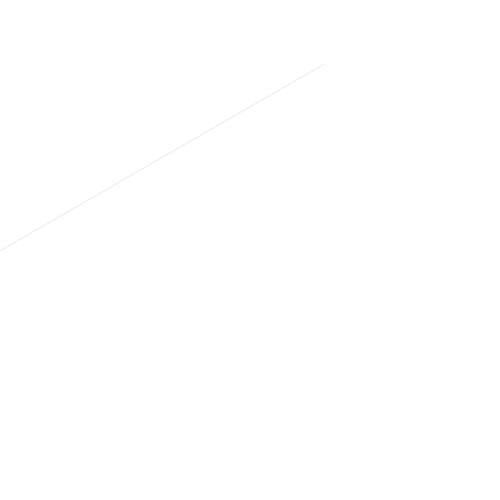
Frame 1 (no input)
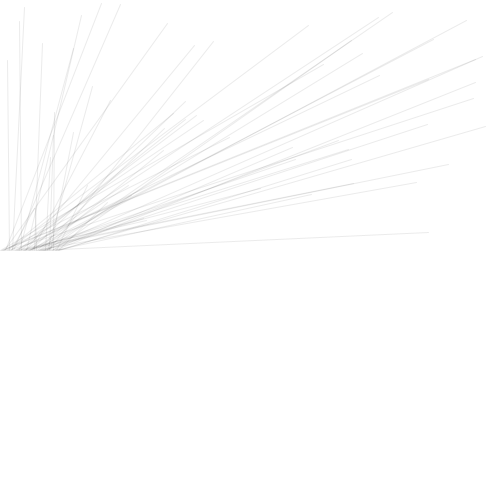
Frame 60 (the mouse pressed at the canvas centre just before this capture)
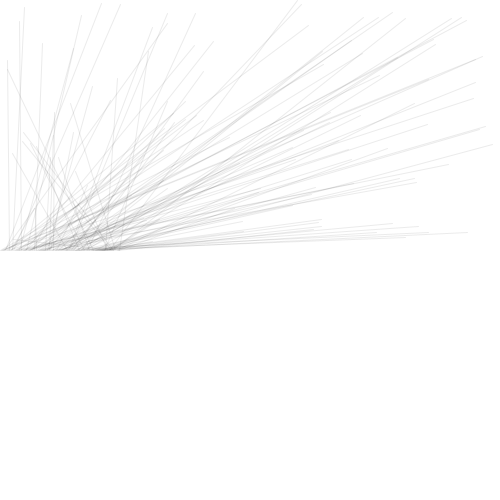
Frame 120 (the mouse held since frame 60 and released just before this capture)

The Processing sketch that drew these frames (run headless with seeded random() and noise(); from frame 60 on, the mouse is pressed at the canvas centre):

// Processing sketch: rayTracing
// ── rayTracing.pde
float x;
void setup()
{
  size(500,500);
  background(255);
  stroke(0,20);
  x=0;
}

void draw()
{
  line(x,height/2,random(width),random(height/2));
  x++;
}
